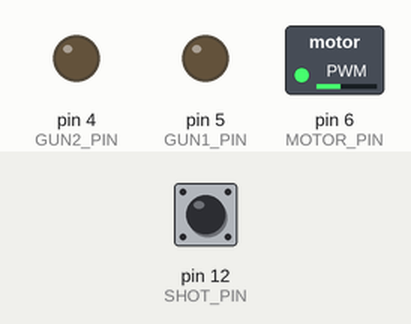
The sketch below on a simulated Arduino Uno, built with avr-gcc and run on an emulated ATmega328P. Parts: switched loads named in the sketch (green lamp = pin HIGH), output pins drawn as LEDs (lit = HIGH). Dashed ring = blinking. Inputs (shaded band) come from the test bench; at power-on: pin 12 (SHOT_PIN) HIGH.

Above: at 3.3 s.
3.4 s: pin 12 (SHOT_PIN) pulled LOW for 0.15 s
At 3.59 s:
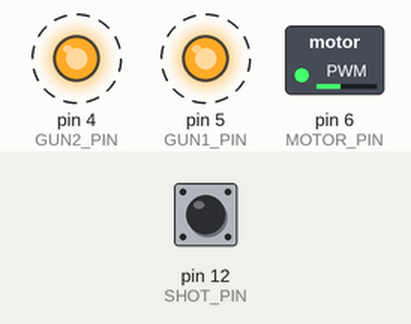
6.4 s: pin 12 (SHOT_PIN) pulled LOW for 3.2 s
At 6.61 s:
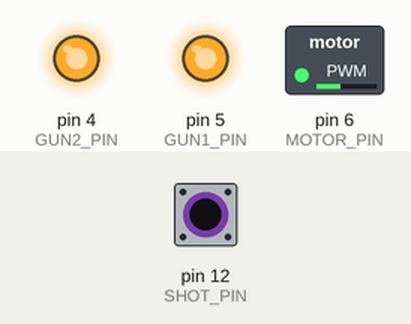
Timing chart, 0 to 11.2 s (numbered marks = the images above; inputs shaded):
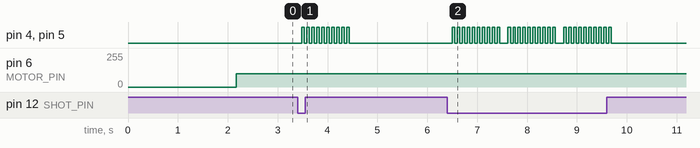

The sketch:

src.ino
```cpp
#include "DFMiniMp3.h"
#include <SoftwareSerial.h>

// #define _DEBUG (1)

#define SOUND_RX_PIN (10)
#define SOUND_TX_PIN (11)
#define SHOT_PIN (12)
#define MOTOR_PIN (6)
#define GUN1_PIN (5)
#define GUN2_PIN (4)

#define MOTOR_SPEED (100)

#define PLAY_ENGINE_SOUND() (dfmp3.playFolderTrack16(1, 1))
#define PLAY_SHOT_SOUND() (dfmp3.playFolderTrack16(2, 1))

class Mp3Notify;
typedef DFMiniMp3<SoftwareSerial, Mp3Notify> DfMp3;
SoftwareSerial mySerial(SOUND_RX_PIN, SOUND_TX_PIN);
DfMp3 dfmp3(mySerial);

void setup()
{
#ifdef _DEBUG
  Serial.begin(115200);
  delay(1000 * 3);
  Serial.println("===== Start Setup =====");
#endif

  pinMode(MOTOR_PIN, OUTPUT);
  pinMode(GUN1_PIN, OUTPUT);
  pinMode(GUN2_PIN, OUTPUT);
  pinMode(SHOT_PIN, INPUT_PULLUP);

  dfmp3.begin(9600, 1000);
  dfmp3.reset();

  dfmp3.setVolume(20);
  waitMilliseconds(100);

  PLAY_ENGINE_SOUND();

#ifdef _DEBUG
  Serial.println("----- Setup end -----");
#endif
}

void loop()
{
  analogWrite(MOTOR_PIN, MOTOR_SPEED);
// #ifdef _DEBUG
//   Serial.println("----- Loop start -----");
// #endif

  if (digitalRead(SHOT_PIN) == LOW) {
#ifdef _DEBUG
    Serial.println("Fire!");
#endif
    fire();
  }

// #ifdef _DEBUG
//   Serial.println("Wait...");
// #endif
  waitMilliseconds(100);

// #ifdef _DEBUG
//   Serial.println("----- Loop end -----");
// #endif
}

void fire() {
// #ifdef _DEBUG
//   Serial.println("Play 1");
// #endif
  PLAY_SHOT_SOUND();

  for(int i = 0; i < 10; i ++) {
    digitalWrite(GUN1_PIN, HIGH);
    digitalWrite(GUN2_PIN, HIGH);
    waitMilliseconds(50);
    digitalWrite(GUN1_PIN, LOW);
    digitalWrite(GUN2_PIN, LOW);
    waitMilliseconds(50);
  }

// #ifdef _DEBUG
//   Serial.println("Play 2(Loop)");
// #endif
  PLAY_ENGINE_SOUND();
}

void waitMilliseconds(uint16_t msWait)
{
  uint32_t start = millis();

  while ((millis() - start) < msWait)
  {
    // if you have loops with delays, its important to
    // call dfmp3.loop() periodically so it allows for notifications
    // to be handled without interrupts
    dfmp3.loop();
    delay(1);
  }
}

//----------------------------------------------------------------------------------
class Mp3Notify
{
public:
  static void PrintlnSourceAction(DfMp3_PlaySources source, const char *action)
  {
#ifdef _DEBUG
    if (source & DfMp3_PlaySources_Sd)
    {
      Serial.print("SD Card, ");
    }
    if (source & DfMp3_PlaySources_Usb)
    {
      Serial.print("USB Disk, ");
    }
    if (source & DfMp3_PlaySources_Flash)
    {
      Serial.print("Flash, ");
    }
    Serial.println(action);
#endif
  }
  static void OnError(DfMp3 &mp3, uint16_t errorCode)
  {
#ifdef _DEBUG
    // see DfMp3_Error for code meaning
    Serial.println();
    Serial.print("Com Error ");
    switch (errorCode)
    {
    case DfMp3_Error_Busy:
      Serial.println("Busy");
      break;
    case DfMp3_Error_Sleeping:
      Serial.println("Sleeping");
      break;
    case DfMp3_Error_SerialWrongStack:
      Serial.println("Serial Wrong Stack");
      break;

    case DfMp3_Error_RxTimeout:
      Serial.println("Rx Timeout!!!");
      break;
    case DfMp3_Error_PacketSize:
      Serial.println("Wrong Packet Size!!!");
      break;
    case DfMp3_Error_PacketHeader:
      Serial.println("Wrong Packet Header!!!");
      break;
    case DfMp3_Error_PacketChecksum:
      Serial.println("Wrong Packet Checksum!!!");
      break;

    default:
      Serial.println(errorCode, HEX);
      break;
    }
#endif
  }
  static void OnPlayFinished(DfMp3 &mp3, DfMp3_PlaySources source, uint16_t track)
  {
#ifdef _DEBUG
    Serial.print("Play finished for #");
    Serial.println(track);
#endif
    if (track == 2) {
      PLAY_ENGINE_SOUND();
    }
  }
  static void OnPlaySourceOnline(DfMp3 &mp3, DfMp3_PlaySources source)
  {
    PrintlnSourceAction(source, "online");
  }
  static void OnPlaySourceInserted(DfMp3 &mp3, DfMp3_PlaySources source)
  {
    PrintlnSourceAction(source, "inserted");
  }
  static void OnPlaySourceRemoved(DfMp3 &mp3, DfMp3_PlaySources source)
  {
    PrintlnSourceAction(source, "removed");
  }
};
```

Source omitted: DFMiniMp3.h (16811 bytes)

Measured:
- after the input at 3.4 s, pin 4 (GUN2_PIN), pin 5 (GUN1_PIN): alternates HIGH for 0.05 s and LOW for 0.05 s, 20 changes in all, then stays LOW, starting after 0.08 s
- after the input at 6.4 s, pin 4 (GUN2_PIN), pin 5 (GUN1_PIN): LOW → HIGH after 0.10 s, then repeats every 1.1 s: 9 × (LOW 0.05 s, HIGH 0.05 s), LOW 0.17 s, HIGH 0.05 s, until it stays LOW from 9.7 s
